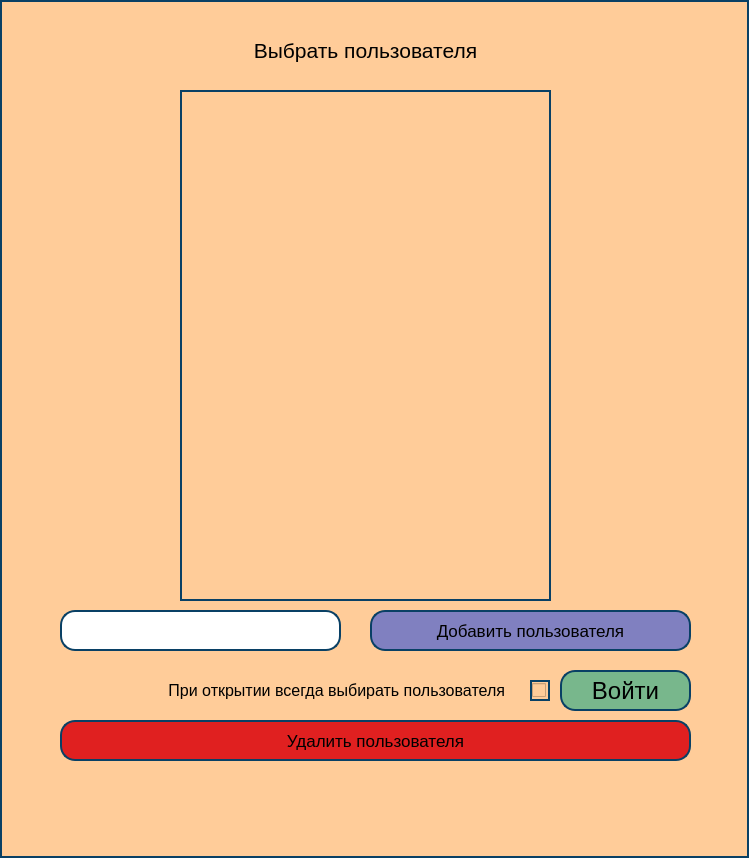
<?xml version="1.0" encoding="UTF-8"?>
<ui version="4.0">
 <class>Form</class>
 <widget class="QWidget" name="Form">
  <property name="geometry">
   <rect>
    <x>0</x>
    <y>0</y>
    <width>749</width>
    <height>858</height>
   </rect>
  </property>
  <property name="windowTitle">
   <string>Form</string>
  </property>
  <property name="styleSheet">
   <string notr="true">color: rgb(255, 255, 255);
background-color: rgb(255, 204, 153);
border: 2px solid #094065</string>
  </property>
  <widget class="QLabel" name="label">
   <property name="geometry">
    <rect>
     <x>180</x>
     <y>10</y>
     <width>371</width>
     <height>81</height>
    </rect>
   </property>
   <property name="font">
    <font>
     <pointsize>16</pointsize>
    </font>
   </property>
   <property name="styleSheet">
    <string notr="true">border-color: rgb(255, 204, 153);
color: rgb(0, 0, 0);</string>
   </property>
   <property name="text">
    <string>Выбрать пользователя</string>
   </property>
   <property name="alignment">
    <set>Qt::AlignCenter</set>
   </property>
  </widget>
  <widget class="QPushButton" name="remove_user_button">
   <property name="geometry">
    <rect>
     <x>60</x>
     <y>720</y>
     <width>631</width>
     <height>41</height>
    </rect>
   </property>
   <property name="font">
    <font>
     <pointsize>13</pointsize>
    </font>
   </property>
   <property name="styleSheet">
    <string notr="true">color: rgb(0, 0, 0);
background-color: rgb(224, 32, 32);
border-radius: 15px;
border: 2px solid #094065</string>
   </property>
   <property name="text">
    <string>Удалить пользователя</string>
   </property>
  </widget>
  <widget class="QLineEdit" name="enter_name_lineedit">
   <property name="geometry">
    <rect>
     <x>60</x>
     <y>610</y>
     <width>281</width>
     <height>41</height>
    </rect>
   </property>
   <property name="font">
    <font>
     <pointsize>10</pointsize>
    </font>
   </property>
   <property name="styleSheet">
    <string notr="true">color: rgb(0, 0, 0);
background-color: rgb(255, 255, 255);
border-radius: 15px;
border: 2px solid #094065</string>
   </property>
   <property name="text">
    <string/>
   </property>
  </widget>
  <widget class="QPushButton" name="add_user_button">
   <property name="geometry">
    <rect>
     <x>370</x>
     <y>610</y>
     <width>321</width>
     <height>41</height>
    </rect>
   </property>
   <property name="font">
    <font>
     <pointsize>13</pointsize>
    </font>
   </property>
   <property name="styleSheet">
    <string notr="true">color: rgb(0, 0, 0);
background-color: rgb(128, 128, 192);
border-radius: 15px;
border: 2px solid #094065</string>
   </property>
   <property name="text">
    <string>Добавить пользователя</string>
   </property>
  </widget>
  <widget class="QWidget" name="verticalLayoutWidget">
   <property name="geometry">
    <rect>
     <x>180</x>
     <y>90</y>
     <width>371</width>
     <height>511</height>
    </rect>
   </property>
   <layout class="QVBoxLayout" name="verticalLayout"/>
  </widget>
  <widget class="QLabel" name="error_label">
   <property name="geometry">
    <rect>
     <x>30</x>
     <y>770</y>
     <width>701</width>
     <height>31</height>
    </rect>
   </property>
   <property name="font">
    <font>
     <pointsize>13</pointsize>
    </font>
   </property>
   <property name="styleSheet">
    <string notr="true">border-color: rgb(255, 204, 153);
color: rgb(0, 0, 0);</string>
   </property>
   <property name="text">
    <string/>
   </property>
  </widget>
  <widget class="QLabel" name="label_2">
   <property name="geometry">
    <rect>
     <x>20</x>
     <y>670</y>
     <width>491</width>
     <height>41</height>
    </rect>
   </property>
   <property name="font">
    <font>
     <pointsize>12</pointsize>
    </font>
   </property>
   <property name="styleSheet">
    <string notr="true">border-color: rgb(255, 204, 153);
color: rgb(0, 0, 0);</string>
   </property>
   <property name="text">
    <string>При открытии всегда выбирать пользователя</string>
   </property>
   <property name="alignment">
    <set>Qt::AlignRight|Qt::AlignTrailing|Qt::AlignVCenter</set>
   </property>
  </widget>
  <widget class="QCheckBox" name="checkBox">
   <property name="geometry">
    <rect>
     <x>530</x>
     <y>680</y>
     <width>20</width>
     <height>21</height>
    </rect>
   </property>
   <property name="text">
    <string/>
   </property>
  </widget>
  <widget class="QPushButton" name="enter_button">
   <property name="geometry">
    <rect>
     <x>560</x>
     <y>670</y>
     <width>131</width>
     <height>41</height>
    </rect>
   </property>
   <property name="font">
    <font>
     <pointsize>18</pointsize>
    </font>
   </property>
   <property name="styleSheet">
    <string notr="true">color: rgb(0, 0, 0);
background-color: rgb(120, 183, 140);
border-radius: 15px;
border: 2px solid #094065</string>
   </property>
   <property name="text">
    <string>Войти</string>
   </property>
  </widget>
 </widget>
 <resources/>
 <connections/>
</ui>
